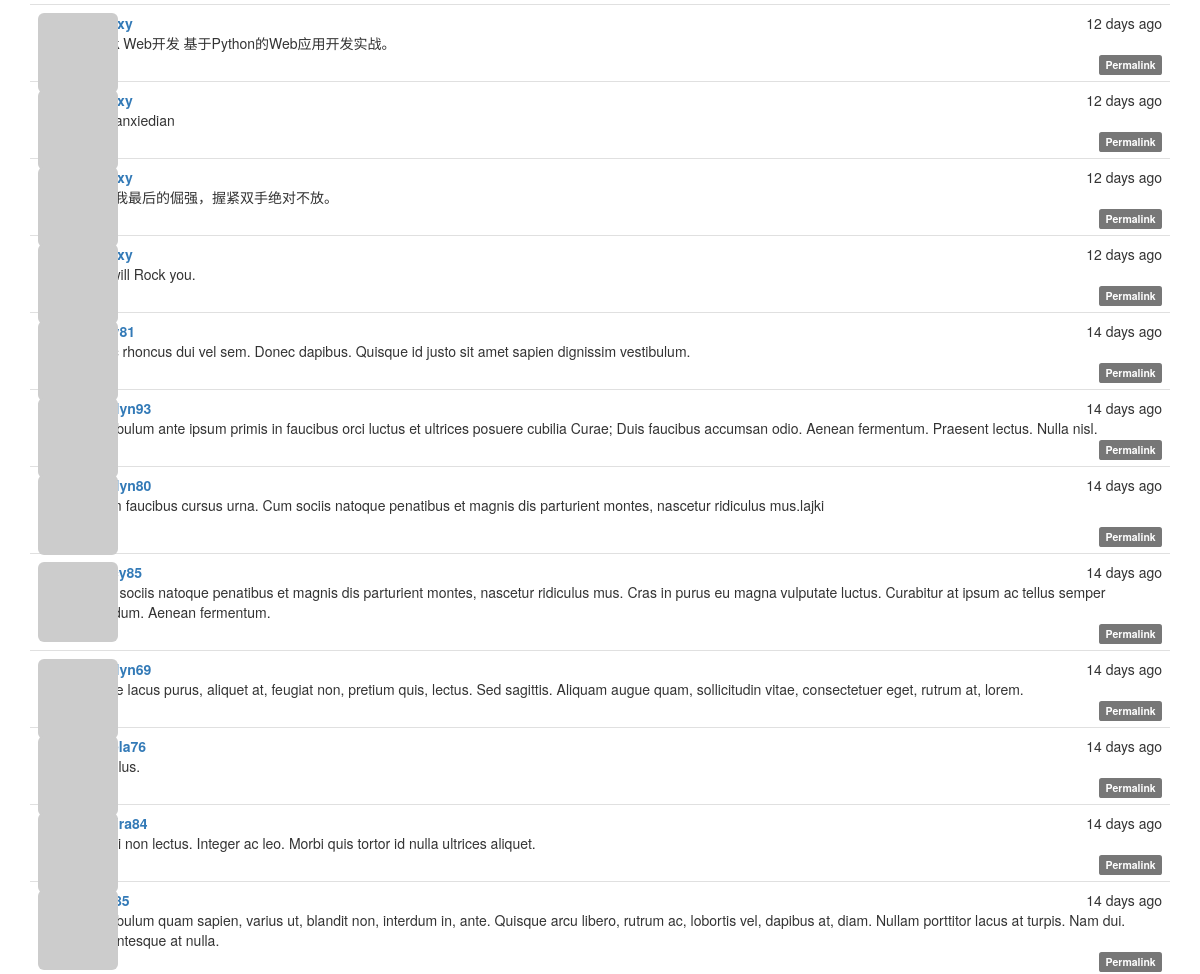
Before: / (middle part) with the older database file.
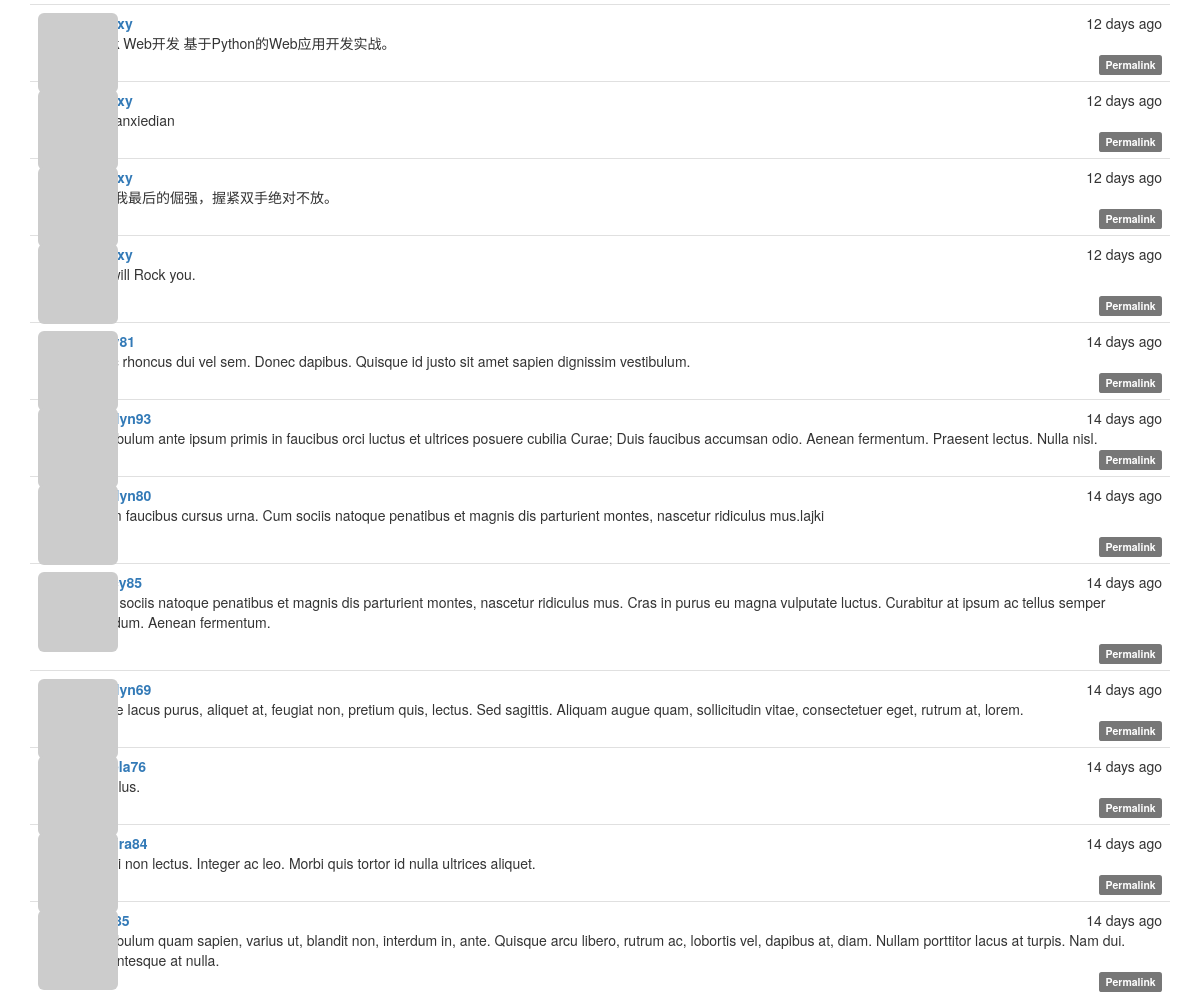
After: the same page with the newer database file.
### app/models.py (models this page shows, shortened)
class Post(db.Model):
    __tablename__ = 'posts'
    id = db.Column(db.Integer, primary_key=True)
    title = db.Column(db.Text)
    body = db.Column(db.Text)
    body_html = db.Column(db.Text)
    timestamp = db.Column(db.DateTime, index=True, default=datetime.utcnow)
    author_id = db.Column(db.Integer, db.ForeignKey('users.id'))

### app/main/views.py (the view)
@main.route('/', methods=['GET', 'POST'])
def index():
    form = PostForm()
    if current_user.can(Permission.WRITE_ARTICLES) and \
            form.validate_on_submit():
        post = Post(body=form.body.data,
                    author=current_user._get_current_object())
        db.session.add(post)
        return redirect(url_for('.index'))
    page = request.args.get('page', 1, type=int)
    pagination = Post.query.order_by(Post.timestamp.desc()).paginate(
        page, per_page=current_app.config['FLASKY_POSTS_PER_PAGE'],
        error_out=False)
    posts = pagination.items
    return render_template('index.html', form=form, posts=posts,
                           pagination=pagination)

### app/auth/views.py (called while the page is built)
@auth.before_app_request
def before_request():
    if current_user.is_authenticated:
        current_user.ping
        if not current_user.confirmed \
                and request.endpoint[:5] != 'auth.' \
                and request.endpoint != 'static':
            return redirect(url_for('auth.unconfirmed'))

### app/main/__init__.py (called while the page is built)
@main.app_context_processor
def inject_permissions():
	return dict(Permission=Permission)

### app/models.py (called while the page is built)
    def gravatar(self, size=100, default='identicon', rating='g'):
        if request.is_secure:
            url = 'https://secure.gravatar.com/avatar'
        else:
            url = 'http://www.gravatar.com/avatar'
        hash = self.avatar_hash or hashlib.md5(
            self.email.encode('utf-8')).hexdigest()
        return '{url}/{hash}?s={size}&d={default}&r={rating}'.format(
            url=url, hash=hash, size=size, default=default, rating=rating)

    def can(self, permissions):
        return False

    def is_administrator(self):
        return False

### app/templates/index.html (shortened to what this page needs)
{% extends "base.html" %}
{% import "bootstrap/wtf.html" as wtf %}
{% import "_macros.html" as macros %}
{% block page_content %}
{% include '_posts.html' %}
{% endblock %}

### app/templates/_posts.html (shortened to what this page needs)
<ul class="posts">
    {% for post in posts %}
    <li class="post">
        <div class="post-thumbnail">
            <a href="{{ url_for('.user', username=post.author.username) }}">
                <img class="img-rounded profile-thumbnail" src="{{ post.author.gravatar(size=40) }}">
            </a>
        </div>
        <div class="post-content">
            <div class="post-date">{{ moment(post.timestamp).fromNow() }}</div>
            <div class="post-author"><a href="{{ url_for('.user', username=post.author.username) }}">{{ post.author.username }}</a></div>
            <div class="post-body">
                {% if post.body_html %}
                    {{ post.body_html | safe }}
                {% else %}
                    {{ post.body }}
                {% endif %}
            </div>
            <div class="post-footer">
                <a href="{{ url_for('.post', id=post.id) }}">
                    <span class="label label-default">Permalink</span>
                </a>
            </div>
        </div>
    </li>
    {% endfor %}
</ul>

Changed rows visible on the page:
changed Post "We will Rock you.": body_html (not shown) → "We will Rock you."; body "We will Rock you." → (not shown)
changed Post (number 8 of 12 on the later page): body_html (not shown) → "Cum sociis natoque penatibus et magnis dis parturient montes, nascetur ridiculus mus. Cras in purus eu magna vulputate luctus. Curabitur at ipsum ac tellus semper interdum. Aenean fermentum."; body "Cum sociis natoque penatibus et magnis dis parturient montes, nascetur ridiculus mus. Cras in purus eu magna vulputate luctus. Curabitur at ipsum ac tellus semper interdum. Aenean fermentum." → (not shown)
